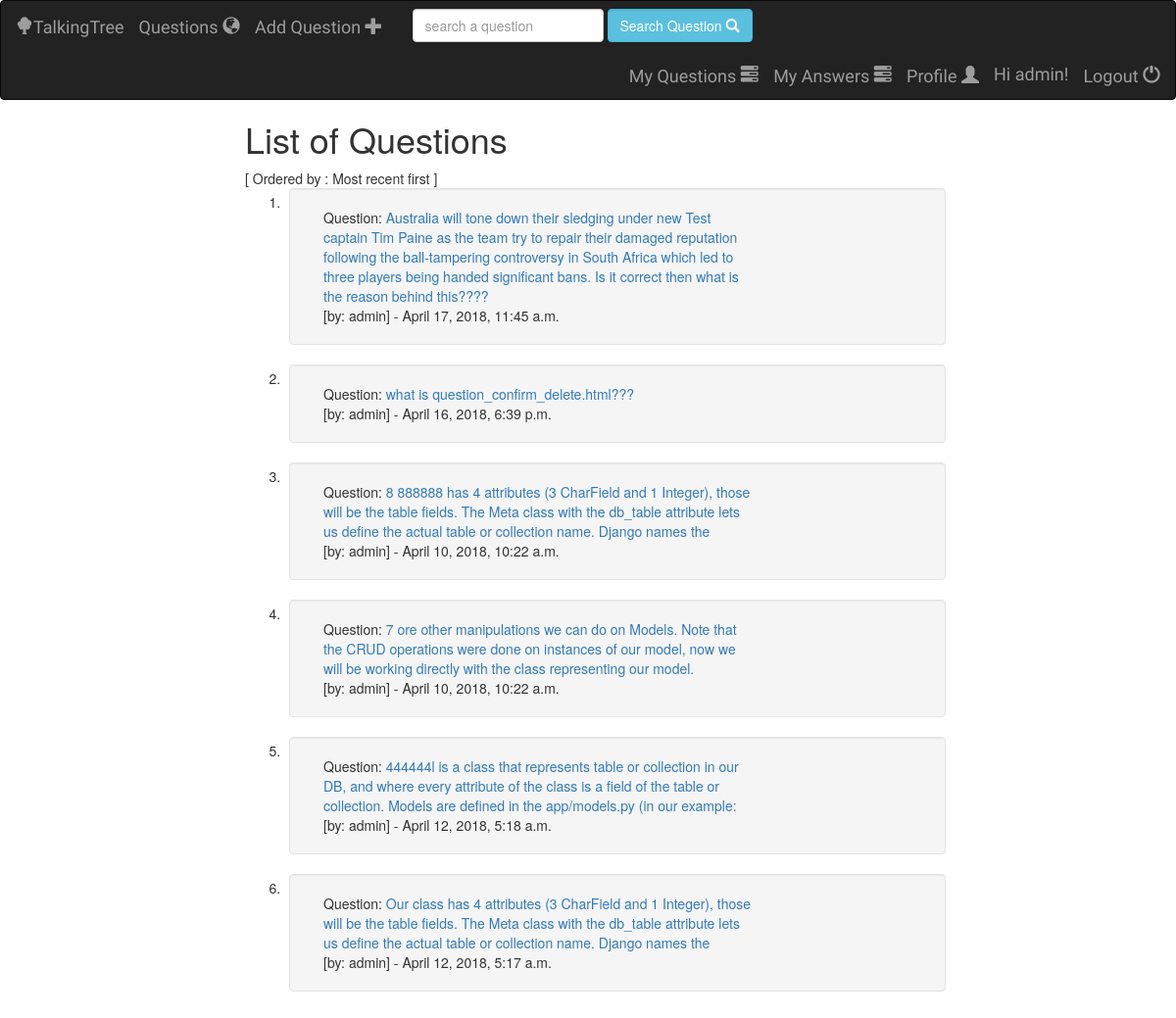
Page /talkingtree/myquestions/ (signed in) on the committed database.
### talkingtree/models.py (models this page shows, shortened)
class Question(models.Model):
    user = models.ForeignKey(User, on_delete=models.DO_NOTHING)
    question_text = models.CharField(null=False, max_length=1023)
    created_date = models.DateTimeField(default=timezone.now())
    class Meta:
        ordering = ['-id']

### talkingtree/views/question.py (the view)
@login_required
def myquestions(request):
    try:
        questions = Question.objects.filter(user=request.user)
        count_question= questions.count()
    except Question.DoesNotExist:
        raise Http404('Answer Does not Exist.')
    return render(request, 'talkingtree/myquestions.html', {
       'all_questions': questions, 'count_question': count_question,})

### talkingtree/templates/talkingtree/myquestions.html (shortened to what this page needs)
 {% extends 'talkingtree/base.html' %}
 {%  block body %}
     {% load staticfiles %}
<link rel="stylesheet" type="text/css" href="{% static 'talkingtree/style.css' %}">
     <h1> List of Questions </h1> [ Ordered by : Most recent first ]
    <ol>
        {% for question in all_questions %}
        <li>
        <div class="well row" style="margin-left: 5px">
            <div  class="col-sm-9">
              Question:  <a href="{% url 'talkingtree:answer' question.id %}"> {{ question.question_text }}</a>
               <br>
                <span class="">
                    [by: {{ question.user }}] - {{ question.created_date }}
                </span>
            </div>
        </div>
        </li>
        {% endfor %}
    </ol>
 {% endblock %}

### talkingtree/templates/talkingtree/base.html (shortened to what this page needs)
    <!DOCTYPE html>
    <html lang="en">
    <head>
      {% load staticfiles %}
      <link rel="stylesheet" type="text/css" href="{% static 'talkingtree/style.css' %}">
      <link rel="stylesheet" href="https://maxcdn.bootstrapcdn.com/bootstrap/3.3.7/css/bootstrap.min.css">
    </head>
    <body>
    <nav class="navbar navbar-inverse">
      <div class="container-fluid">
        <div class="navbar-header">
          <a class="navbar-brand" href="{% url 'talkingtree:question' %}">
              <span  class="glyphicon glyphicon-tree-deciduous" aria-hidden="true"></span>TalkingTree</a>
        </div>
        <ul class="nav navbar-nav ">
          <li> <a class="navbar-brand" href="{% url 'talkingtree:question' %}">
              Questions  <span class="glyphicon glyphicon-globe" aria-hidden="true"></span>
          </a></li>
         {% if user.is_authenticated %}
            <li>
              <a class="navbar-brand" href="{% url 'talkingtree:add-question' %}">
                     Add Question <span  class="glyphicon glyphicon-plus" aria-hidden="true"></span>
              </a>
            </li>
         {% endif %}
        </ul>
          <form class="navbar-form navbar-left" role="search" method="get" action="{% url 'talkingtree:searchquestions' %}">
            <input type="text" class="form-control" name = "q" value="" placeholder="search a question" required>
             <button class="form-control btn btn-info" name = "searchBtn" >Search Question
             <span class="glyphicon glyphicon-search" aria-hidden="true"></span>
             </button>
          </form>
          <ul class="nav navbar-nav navbar-right">
                    {% if user.is_authenticated %}
                       <li>
                           <a class="navbar-brand" href="{% url 'talkingtree:myquestions' %}">
                                My Questions
                                <span class="glyphicon glyphicon-tasks" aria-hidden="true"></span>
                            </a>
                       </li>
                        <li>
                           <a class="navbar-brand" href="{% url 'talkingtree:myanswers' %}">
                                My Answers
                                <span class="glyphicon glyphicon-tasks" aria-hidden="true"></span>
                            </a>
                       </li>
                      <li class="">
                            <a class="navbar-brand" href="{% url 'talkingtree:profile' %}">
                                Profile <span class="glyphicon glyphicon-user" aria-hidden="true"></span>
                            </a>
                      </li>
                        <li class="">
                         <div class="navbar-brand">
                            Hi {{ user.username }}!
                            </div>
                        </li>
                        <li>
                            <a class="navbar-brand" href="{% url 'talkingtree:logout' %}">
                                Logout  <span  class="glyphicon glyphicon-off" aria-hidden="true"></span>
                            </a>
                        </li>
                    {% endif %}
          </ul>
      </div>
    </nav>
    <div style="margin: 5px 250px 250px 250px;">
        {% block body %}
        {% endblock %}
    </div>
    </body>
    </html>

### talkingtree/static/talkingtree/style.css (style rules this page uses)
.navbar-brand { font-family: 'Satisfy', cursive; }

### rows in the picture
Question: question_text "Australia will tone down their sledging under new Test captain Tim Paine as the team try to repair their damaged reputation following the ball-tampering controversy in South Africa which led to three players being handed significant bans. Is it correct then what is the reason behind this????", user "admin", created_date "April 17, 2018, 11:45 a.m."
Question: question_text "what is question_confirm_delete.html???", user "admin", created_date "April 16, 2018, 6:39 p.m."
Question: question_text "8 888888 has 4 attributes (3 CharField and 1 Integer), those will be the table fields. The Meta class with the db_table attribute lets us define the actual table or collection name. Django names the", user "admin", created_date "April 10, 2018, 10:22 a.m."
Question: question_text "7 ore other manipulations we can do on Models. Note that the CRUD operations were done on instances of our model, now we will be working directly with the class representing our model.", user "admin", created_date "April 10, 2018, 10:22 a.m."
Question: question_text "444444l is a class that represents table or collection in our DB, and where every attribute of the class is a field of the table or collection. Models are defined in the app/models.py (in our example:", user "admin", created_date "April 12, 2018, 5:18 a.m."
Question: question_text "Our class has 4 attributes (3 CharField and 1 Integer), those will be the table fields. The Meta class with the db_table attribute lets us define the actual table or collection name. Django names the", user "admin", created_date "April 12, 2018, 5:17 a.m."

### other values in the picture
{{ user.username }} "admin"
